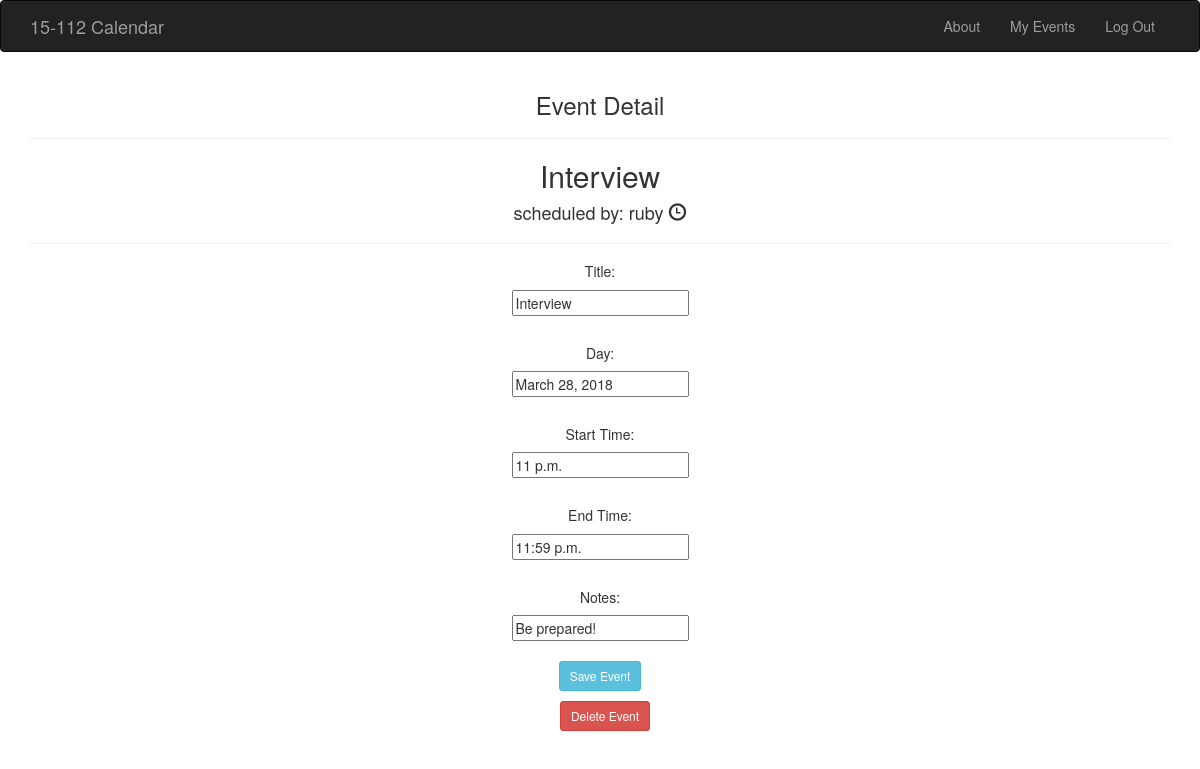
Screenshot of /posts/54/detail (signed in) with the database file from the repository.
### posts/models.py (models this page shows, shortened)
class Schedule(models.Model):
    title = models.CharField(max_length=200)
    day = models.DateField()
    start_time = models.TimeField()
    end_time = models.TimeField()
    author = models.ForeignKey(User, on_delete=models.CASCADE)
    notes = models.TextField(blank=True, null=True)
    class Meta:
        verbose_name = 'Schedule'
        verbose_name_plural = 'Schedule'

### posts/views.py (the view, shortened to what this page needs)
# urls.py: url(r'^(?P<pk>[0-9]+)/detail', views.detail, name='detail'),
def detail(request, pk):
	event = Schedule.objects.get(pk=pk)
	username, userid = my_view(request)
	return render(request, 'posts/detail.html', {'event': event})

### posts/views.py (called while the page is built)
def my_view(request):
    username = None
    if request.user.is_authenticated:
        username = request.user.username
        userid = request.user.id
        return username, userid

### posts/templates/posts/detail.html (shortened to what this page needs)
{% extends 'base.html' %}
{% block content %}
<center>
	<h3 class="text-center">Event Detail</h3>
	<hr>
	<h2>{{ event.title }}
	</h2>
	<h4>scheduled by: {{ event.author }}
		<span class="glyphicon glyphicon-time" aria-hidden="true"></span>
		</h4>
<hr>
<form id="edit" method="POST" action="{% url 'posts:detail' event.id %}">
	<center><h5>Title:</h5>
	<input type="text" name="title" value="{{ event.title }}" />
	<br/>
	<br/>
	<h5>Day:</h5>
	<input type="text" name="day" value="{{ event.day }}"/>
	<br/>
	<br/>
	<h5>Start Time:</h5>
	<input type="text" name="start_time" value="{{ event.start_time }}"/>
	<br/>
	<br/>
	<h5>End Time:</h5>
	<input type="text" name="end_time" value="{{ event.end_time }}"/>
	<br/>
	<br/>
	<h5>Notes:</h5>
	<input type="text" name="notes" value="{{ event.notes }}"/>
	<br/>
	<br/>
	<input class="btn btn-sm btn-info" type="submit" value="Save Event">
</center>
</form>
	<h4>
		&nbsp; <a href="/posts/delete/{{ event.id }}" class="btn btn-sm btn-danger">Delete Event</a>
	</h4>
</center>
{% endblock %}

### rows the page displays
Schedule: title "Interview", author "ruby", day "March 28, 2018", start_time "11 p.m.", end_time "11:59 p.m.", notes "Be prepared!"
